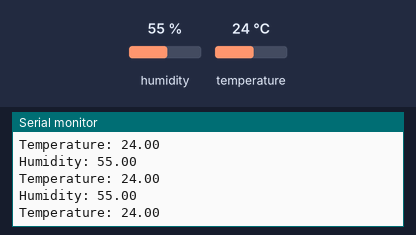
A sketch run on a simulated Arduino Uno, built with avr-gcc and run on an emulated ATmega328P. Shown: the last lines printed to the serial monitor. The inputs (shaded band) are chosen by the test bench; at power-on: humidity 55 %, temperature 24 °C.

Above: at 2.8 s.
2.9 s: humidity set to 22 %
At 5.5 s:
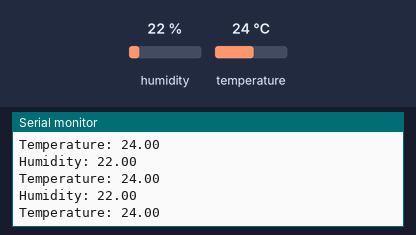
5.6 s: temperature set to 12 °C
At 6.9 s:
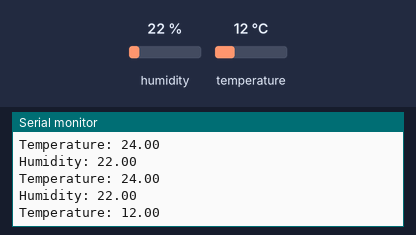
8.3 s: humidity set to 40 %
At 8.3 s:
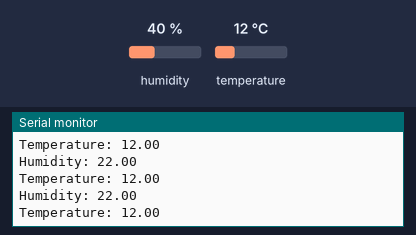
Timing chart, 0 to 11.3 s (numbered marks = the images above; inputs shaded):
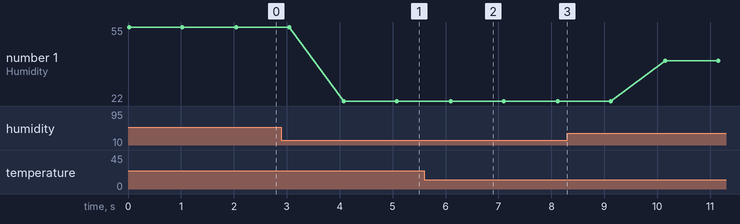

Measured:
- after the input at 2.9 s, the serial monitor: prints a new line after 1.2 s (image 1)
- after the input at 5.6 s, the serial monitor: prints a new line after 0.52 s (image 2)
- plotted number 1: 55 → 22 after the input at 2.9 s, 22 → 40 after the input at 8.3 s

The sketch:

TEMP_AND_HUMDITY.ino
```cpp
#include "DHT.h"

#define DHTPIN 2
#define DHTTYPE DHT11

DHT dht(DHTPIN, DHTTYPE);

void setup()
{

  Serial.begin(9600);
  Serial.println("DHT11 Output!");
  dht.begin();

}

void loop()
{

  float h = dht.readHumidity();
  float t = dht.readTemperature();


    Serial.print("Humidity: ");
    Serial.println(h);

    Serial.print("Temperature: ");
    Serial.println(t);
    delay(1000);


}
```
